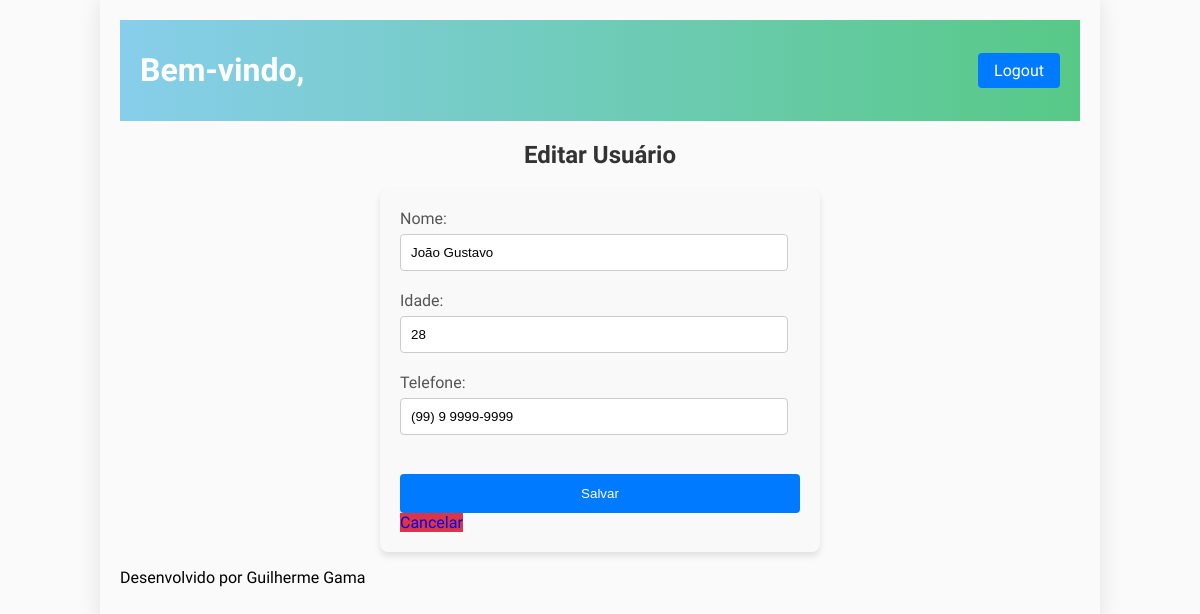
The app's page /cadastro/funcionario/?id=22 (signed in) with its own data.
### core/models.py (models this page shows, shortened)
class Cadastro(models.Model):
    Nome = models.CharField(max_length=100)
    Idade = models.CharField(max_length=3)
    Telefone = models.CharField(max_length=16)
    usuario = models.ForeignKey(User, on_delete= models.CASCADE)
    class Metas:
        db_table = 'Cadastro'

### core/views.py (the view)
# urls.py: path('cadastro/funcionario/', views.funcionario),
@login_required(login_url='/login/')
def funcionario(request):
    id_funcionario = request.GET.get('id')
    dados = {}
    if id_funcionario:
        dados['funcionario'] = Cadastro.objects.get(id=id_funcionario)
    return render(request, 'funcionario.html', dados)

### templates/funcionario.html (shortened to what this page needs)
{% extends "model-page.html" %}
{% block content %}
<h2>Editar Usuário</h2>
<form action="submit" method="POST">{% csrf_token %}
    <label for="Nome">Nome:</label>
    <input type="text" id="Nome" name="Nome" value="{{ funcionario.Nome }}">
    <br>
    <label for="Idade">Idade:</label>
    <input type="number" id="Idade" name="Idade" value="{{ funcionario.Idade }}">
    <br>
    <label for="Telefone">Telefone:</label>
    <input type="text" id="Telefone" name="Telefone" value="{{ funcionario.Telefone }}">
    <br><br>
    <button type="submit">Salvar</button>
    <a href="/" class="cancel-button">Cancelar</a>
</form>
{% endblock %}

### templates/funcionario.html (style rules this page uses)
form { background-color: #f9f9f9; padding: 20px; border-radius: 8px; box-shadow: 0 4px 6px rgba(0, 0, 0, 0.1); max-width: 400px; margin: 0 auto; }
h2 { text-align: center; color: #333; }
label { display: block; margin-bottom: 6px; color: #555; }
input[type="text"], input[type="number"] { width: calc(100% - 12px); padding: 10px; margin-bottom: 20px; border: 1px solid #ccc; border-radius: 4px; box-sizing: border-box; }
button { width: 100%; padding: 12px; border: none; border-radius: 4px; background-color: #007bff; color: #fff; cursor: pointer; transition: background-color 0.3s ease; }
a { text-decoration: none; }
.cancel-button { display: inline-block; background-color: #dc3545; margin-right: 10px; }

### records on screen
Cadastro: Nome "João Gustavo", Idade "28", Telefone "(99) 9 9999-9999"
